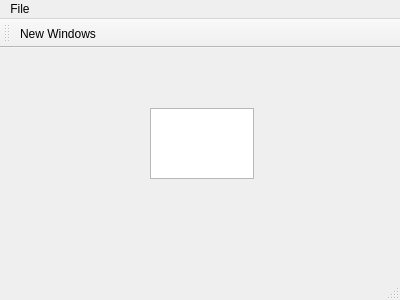
<?xml version="1.0" encoding="UTF-8"?>
<ui version="4.0">
 <class>MainWindow</class>
 <widget class="QMainWindow" name="MainWindow">
  <property name="geometry">
   <rect>
    <x>0</x>
    <y>0</y>
    <width>400</width>
    <height>300</height>
   </rect>
  </property>
  <property name="windowTitle">
   <string>MainWindow</string>
  </property>
  <widget class="QWidget" name="centralWidget">
   <widget class="QPlainTextEdit" name="plainTextEdit">
    <property name="geometry">
     <rect>
      <x>150</x>
      <y>60</y>
      <width>104</width>
      <height>71</height>
     </rect>
    </property>
   </widget>
  </widget>
  <widget class="QMenuBar" name="menuBar">
   <property name="geometry">
    <rect>
     <x>0</x>
     <y>0</y>
     <width>400</width>
     <height>18</height>
    </rect>
   </property>
   <widget class="QMenu" name="menuFile">
    <property name="title">
     <string>File</string>
    </property>
    <addaction name="actionNew_Windows"/>
   </widget>
   <addaction name="menuFile"/>
  </widget>
  <widget class="QToolBar" name="mainToolBar">
   <attribute name="toolBarArea">
    <enum>TopToolBarArea</enum>
   </attribute>
   <attribute name="toolBarBreak">
    <bool>false</bool>
   </attribute>
   <addaction name="actionNew_Windows"/>
  </widget>
  <widget class="QStatusBar" name="statusBar"/>
  <action name="actionNew_Windows">
   <property name="text">
    <string>New Windows</string>
   </property>
  </action>
 </widget>
 <layoutdefault spacing="6" margin="11"/>
 <resources/>
 <connections/>
</ui>
